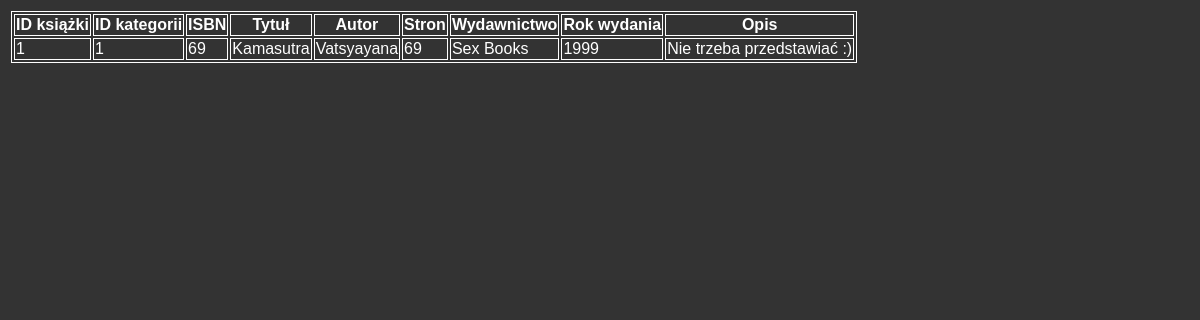
/biblioteka/listBook.php, run on the app's committed database.
### tables this page shows
CREATE TABLE `ksiazka` (
  `id_ksiazka` int(11) NOT NULL COMMENT 'Klucz główny przydzielony automatycznie',
  `id_kategoria` int(11) NOT NULL COMMENT 'Klucz obcy z tabeli kategoria',
  `isbn` varchar(13) NOT NULL COMMENT 'Niepowtarzalny 13-cyfrowy identyfikator książki',
  `tytul` varchar(200) NOT NULL COMMENT 'Tytuł książki',
  `autor` varchar(70) NOT NULL COMMENT 'Imię i Nazwisko autora książki',
  `stron` int(4) NOT NULL COMMENT 'Liczba stron książki',
  `wydawnictwo` varchar(50) NOT NULL COMMENT 'Nazwa wydawnictwa, w którym wydano książkę',
  `rok_wydania` int(4) NOT NULL COMMENT 'Rok wydania książki',
  `opis` text COMMENT 'Opis książki'
);

### biblioteka/listBook.php (the view, shortened to what this page needs)
<html>
<head>
</head>
<body>
<?php
   include("config.php");
      $sql = "SELECT * FROM ksiazka";
      $result = mysqli_query($db,$sql);
	  print "<table>";
	  print "<tr>";
	  print "<th>ID książki</th>
			 <th>ID kategorii</th>
			 <th>ISBN</th>
			 <th>Tytuł</th>
			 <th>Autor</th>
			 <th>Stron</th>
			 <th>Wydawnictwo</th>
			 <th>Rok wydania</th>
			 <th>Opis</th>";
	  print "</tr>";
	  while($row = mysqli_fetch_array($result,MYSQLI_ASSOC)) {
		print "<tr>";
		print "<td>";
		print $row['id_ksiazka'];
		print "</td>";
		print "<td>";
		print $row['id_kategoria'];
		print "</td>";
		print "<td>";
		print $row['isbn'];
		print "</td>";
		print "<td>";
		print $row['tytul'];
		print "<td>";
		print $row['autor'];
		print "</td>";
		print "<td>";
		print $row['stron'];
		print "</td>";
		print "<td>";
		print $row['wydawnictwo'];
		print "</td>";
		print "<td>";
		print $row['rok_wydania'];
		print "</td>";
		print "<td>";
		print $row['opis'];
		print "</td>";
		print "</td>";
		print "</tr>";
	  }
	print "</table>";
?>
</body>
</html>

### biblioteka/listBook.php (style rules this page uses)
table, th, td { border: 1px solid white; color: #ffffff; }
body { font-family:Arial, Helvetica, sans-serif; font-size:14px; background-color:#333333; color:#FFFFFF; padding:3px; }

### data on the page
ksiazka: id_ksiazka "1", id_kategoria "1", isbn "69", tytul "Kamasutra", autor "Vatsyayana", stron "69", wydawnictwo "Sex Books", rok_wydania "1999", opis "Nie trzeba przedstawiać :)"
